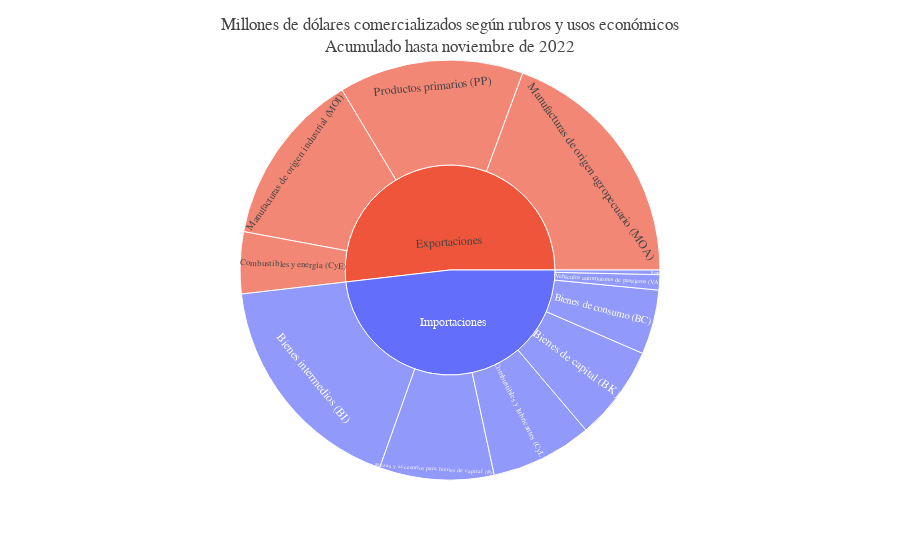

Notebook source saved alongside this figure:
### Code cell
import plotly.express as px
fig = px.sunburst(df_acumulada, path=['comercio', 'rubro_uso'], values='valor', color='comercio',
                  hover_name = "comercio",
                  maxdepth=2,
                #   hover_data=
                  )
fig.update_layout(title_text = f"Millones de dólares comercializados según rubros y usos económicos<br>Acumulado hasta {DIC_MESES[ultimo_mes]} de {ultimo_anio}",
                  template = None, font_family = "verdana", separators = ",.")
fig.show()

### Figure 1 — Plotly figure (JSON) as saved in the notebook; plotly's stock layout.template omitted (floating-point values rounded to 4 significant figures)
{"data": [{"branchvalues": "total", "customdata": [["Importaciones"], ["Exportaciones"], ["Importaciones"], ["Importaciones"], ["Importaciones"], ["Importaciones"], ["Importaciones"], ["Exportaciones"], ["Importaciones"], ["Exportaciones"], ["Exportaciones"], ["Exportaciones"], ["Importaciones"]], "domain": {"x": [0, 1], "y": [0, 1]}, "hovertemplate": "<b>%{hovertext}</b><br><br>labels=%{label}<br>valor=%{value}<br>parent=%{parent}<br>id=%{id}<br>comercio=%{customdata[0]}<extra></extra>", "hovertext": ["Importaciones", "Exportaciones", "Importaciones", "Importaciones", "Importaciones", "Importaciones", "Importaciones", "Exportaciones", "Importaciones", "Exportaciones", "Exportaciones", "Exportaciones", "Importaciones"], "ids": ["Importaciones/Piezas y accesorios para bienes de capital (PyA)", "Exportaciones/Productos primarios (PP)", "Importaciones/Resto", "Importaciones/Vehículos automotores de pasajeros (VA)", "Importaciones/Bienes de capital (BK)", "Importaciones/Bienes de consumo (BC)", "Importaciones/Bienes intermedios (BI)", "Exportaciones/Combustibles y energía (CyE)", "Importaciones/Combustibles y lubricantes (CyL)", "Exportaciones/Manufacturas de origen agropecuario (MOA)", "Exportaciones/Manufacturas de origen industrial (MOI)", "Exportaciones", "Importaciones"], "labels": ["Piezas y accesorios para bienes de capital (PyA)", "Productos primarios (PP)", "Resto", "Vehículos automotores de pasajeros (VA)", "Bienes de capital (BK)", "Bienes de consumo (BC)", "Bienes intermedios (BI)", "Combustibles y energía (CyE)", "Combustibles y lubricantes (CyL)", "Manufacturas de origen agropecuario (MOA)", "Manufacturas de origen industrial (MOI)", "Exportaciones", "Importaciones"], "marker": {"colors": ["#636efa", "#EF553B", "#636efa", "#636efa", "#636efa", "#636efa", "#636efa", "#EF553B", "#636efa", "#EF553B", "#EF553B", "#EF553B", "#636efa"]}, "maxdepth": 2, "name": "", "parents": ["Importaciones", "Exportaciones", "Importaciones", "Importaciones", "Importaciones", "Importaciones", "Importaciones", "Exportaciones", "Importaciones", "Exportaciones", "Exportaciones", "", ""], "type": "sunburst", "values": [14010.0, 22590.0, 561.4, 1868.0, 11580.0, 7890.0, 28160.0, 7551.0, 12420.0, 30770.0, 21390.0, 82290.0, 76490.0]}], "layout": {"font": {"family": "verdana"}, "legend": {"tracegroupgap": 0}, "margin": {"t": 60}, "separators": ",.", "title": {"text": "Millones de dólares comercializados según rubros y usos económicos<br>Acumulado hasta noviembre de 2022"}}}
